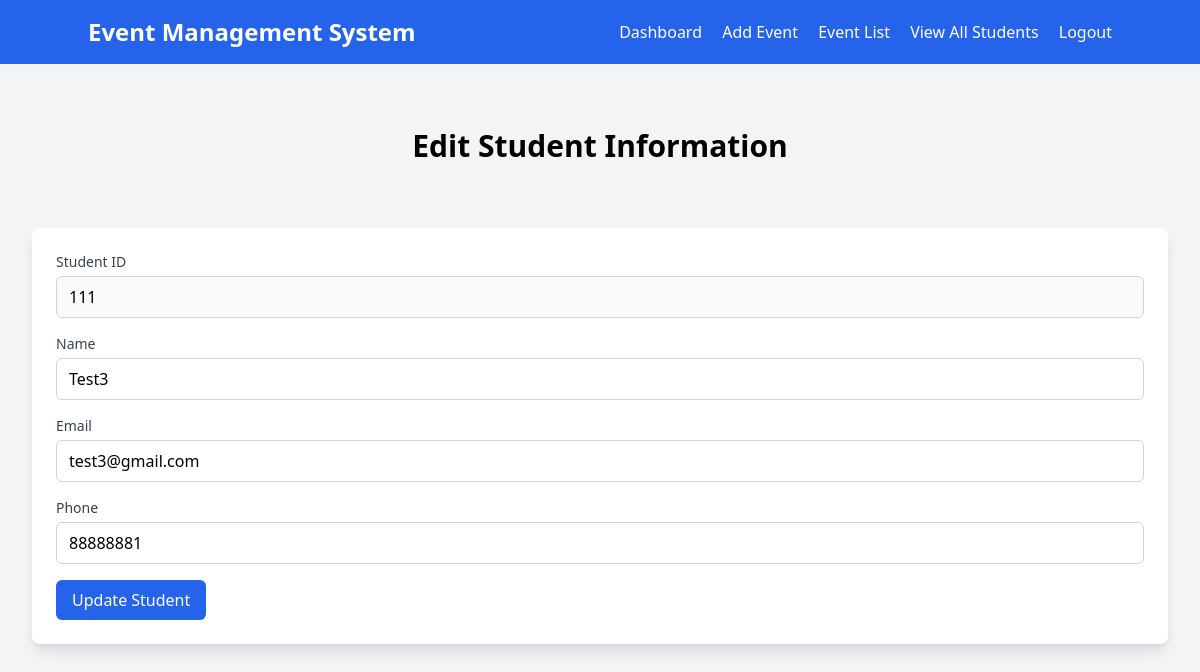
Page /admin/edit_student.php?student_id=111 (signed in) on the committed database.
### tables this page shows
CREATE TABLE `registrations` (
  `id` int(11) NOT NULL,
  `event_id` int(11) DEFAULT NULL,
  `name` varchar(255) NOT NULL,
  `student_id` varchar(50) NOT NULL,
  `email` varchar(255) NOT NULL,
  `phone` varchar(20) NOT NULL,
  `registration_time` datetime DEFAULT current_timestamp()
);

### admin/edit_student.php (the view, shortened to what this page needs)
<?php
include('../includes/db.php');
if (isset($_GET['student_id'])) {
    $student_id = $_GET['student_id'];
    $sql = "SELECT * FROM registrations WHERE student_id = '$student_id'";
    $result = $conn->query($sql);
    $student = $result->fetch_assoc();
}
?>
<!DOCTYPE html>
<html lang="en">
<head>
    <link href="https://cdn.jsdelivr.net/npm/tailwindcss@2.0.3/dist/tailwind.min.css" rel="stylesheet">
</head>
<body class="bg-gray-100">
    <?php include('../includes/navbar.php'); ?>
    <header class="text-center pt-16 pb-8">
        <h1 class="text-3xl font-bold">Edit Student Information</h1>
    </header>
    <main class="pt-8 px-4 sm:px-6 lg:px-8 max-w-screen-xl mx-auto">
        <div class="bg-white p-6 rounded-lg shadow-lg">
            <form action="edit_student.php?student_id=<?= $student['student_id'] ?>" method="POST">
                <div class="mb-4">
                    <label for="student_id" class="block text-sm font-medium text-gray-700">Student ID</label>
                    <input type="text" name="student_id" value="<?= $student['student_id'] ?>" class="mt-1 block w-full px-3 py-2 border border-gray-300 rounded-md" disabled>
                </div>
                <div class="mb-4">
                    <label for="name" class="block text-sm font-medium text-gray-700">Name</label>
                    <input type="text" name="name" value="<?= $student['name'] ?>" class="mt-1 block w-full px-3 py-2 border border-gray-300 rounded-md" required>
                </div>
                <div class="mb-4">
                    <label for="email" class="block text-sm font-medium text-gray-700">Email</label>
                    <input type="email" name="email" value="<?= $student['email'] ?>" class="mt-1 block w-full px-3 py-2 border border-gray-300 rounded-md" required>
                </div>
                <div class="mb-4">
                    <label for="phone" class="block text-sm font-medium text-gray-700">Phone</label>
                    <input type="text" name="phone" value="<?= $student['phone'] ?>" class="mt-1 block w-full px-3 py-2 border border-gray-300 rounded-md" required>
                </div>
                <button type="submit" class="bg-blue-600 text-white py-2 px-4 rounded-md">Update Student</button>
            </form>
        </div>
    </main>
</body>
</html>

### rows in the picture
registrations: student_id "111", name "Test3", email "test3@gmail.com", phone "88888881"
